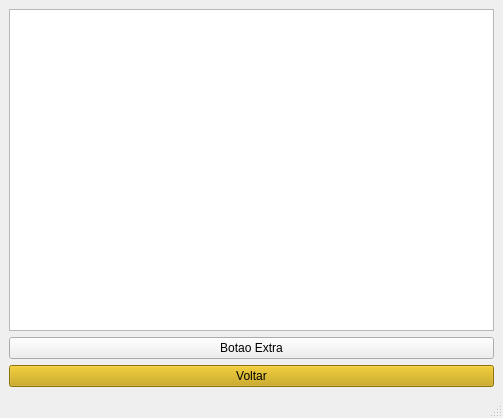
<?xml version="1.0" encoding="UTF-8"?>
<ui version="4.0">
 <class>SaidaFerramenta</class>
 <widget class="QMainWindow" name="SaidaFerramenta">
  <property name="geometry">
   <rect>
    <x>0</x>
    <y>0</y>
    <width>503</width>
    <height>418</height>
   </rect>
  </property>
  <property name="windowTitle">
   <string>Pagina dos Resultados</string>
  </property>
  <widget class="QWidget" name="centralwidget">
   <layout class="QGridLayout" name="gridLayout">
    <item row="0" column="0">
     <layout class="QVBoxLayout" name="verticalLayout_2">
      <item>
       <widget class="QTextEdit" name="textEdit_Saida"/>
      </item>
      <item>
       <layout class="QVBoxLayout" name="verticalLayout">
        <item>
         <widget class="QPushButton" name="pushButton_Extra">
          <property name="text">
           <string>Botao Extra</string>
          </property>
         </widget>
        </item>
        <item>
         <widget class="QPushButton" name="pushButton_Voltar">
          <property name="styleSheet">
           <string notr="true">background-color: rgb(196, 160, 0);</string>
          </property>
          <property name="text">
           <string>Voltar</string>
          </property>
         </widget>
        </item>
       </layout>
      </item>
     </layout>
    </item>
   </layout>
  </widget>
  <widget class="QStatusBar" name="statusbar"/>
 </widget>
 <resources/>
 <connections/>
</ui>
